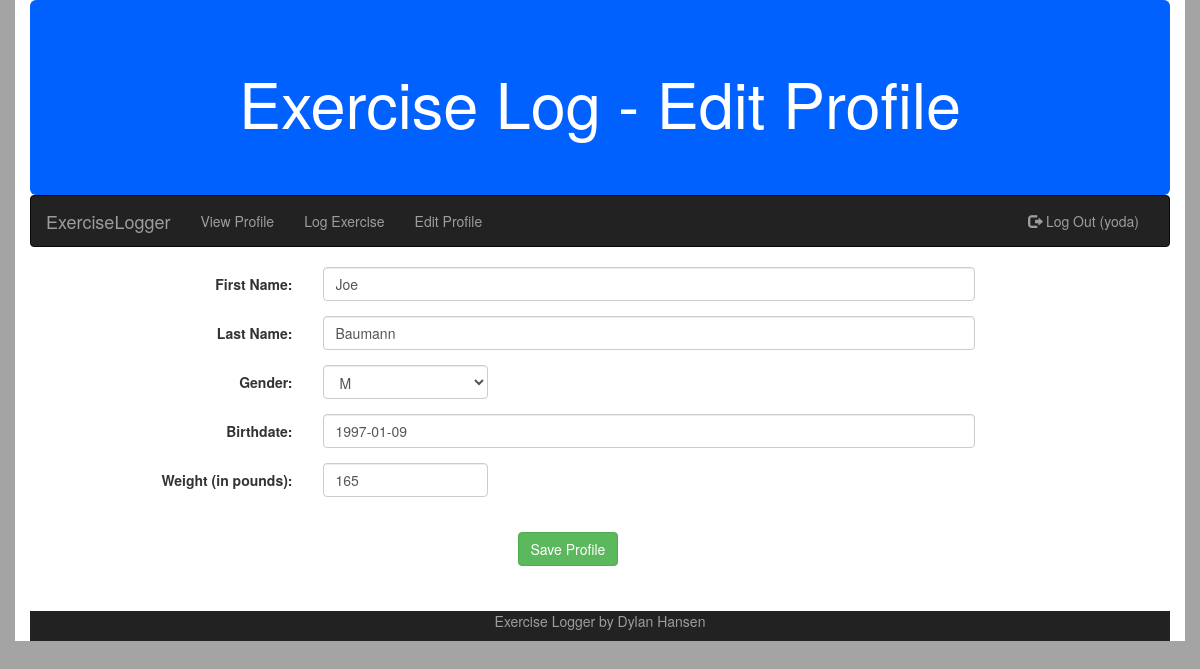
Page /editprofile.php (signed in) on the committed database.
### tables this page shows
CREATE TABLE `exercise_user` (
  `id` int(11) NOT NULL AUTO_INCREMENT,
  `username` varchar(30) DEFAULT NULL,
  `password` varchar(40) DEFAULT NULL,
  `first_name` varchar(30) DEFAULT NULL,
  `last_name` varchar(30) DEFAULT NULL,
  `gender` char(1) DEFAULT NULL,
  `birthdate` date DEFAULT NULL,
  `weight` int(11) DEFAULT NULL,
  PRIMARY KEY (`id`)
);

### editprofile.php (the view, shortened to what this page needs)
<?php
    require_once("header.php");
    require_once("nav.php");
    $dbc = mysqli_connect(DB_HOST, DB_USER, DB_PASSWORD, DB_NAME)
            or die('Error connecting to database.');
    if (isset($_POST['submit'])) {
        $first_name = mysqli_escape_string($dbc, trim($_POST['fname']));
        $last_name = mysqli_escape_string($dbc, trim($_POST['lname']));
        $gender = $_POST['gender'];
        $birthday = mysqli_escape_string($dbc, trim($_POST['bday']));
        $weight = mysqli_escape_string($dbc, trim($_POST['weight']));
        if (!empty($first_name) && !empty($last_name) && !empty($gender) && !empty($birthday)
                && !empty($weight)) {
            $query = "UPDATE exercise_user SET first_name = '$first_name', last_name = '$last_name',
                    gender = '$gender', birthdate = '$birthday', weight = $weight WHERE id = '"
                    . $_SESSION['user_id'] . "'";
            mysqli_query($dbc, $query)
                    or die("Error querying the database.");
            echo '<p>Your profile has been successfully updated. <a href="viewprofile.php">'
            . 'Click here to view profile.</a></p>';
            mysqli_close($dbc);
            exit();
        }
        else {
            echo "<p>Please fill out all the information below.</p>";
        }
    }
    else {
        $query = "SELECT first_name, last_name, gender, birthdate, weight FROM exercise_user WHERE id = '"
                . $_SESSION['user_id'] . "'";
        $data = mysqli_query($dbc, $query)
                or die("Error querying the database.");
        $row = mysqli_fetch_array($data);
        if ($row != NULL) {
            $first_name = $row['first_name'];
            $last_name = $row['last_name'];
            $gender = $row['gender'];
            $birthday = $row['birthdate'];
            $weight = $row['weight'];
        }
        else {
            echo '<p> There was a problem accesing your profile.</p>';
        }
    }
?>
<form class="form-horizontal" enctype="multipart/form-data" method="post"
        action="<?php echo $_SERVER['PHP_SELF']; ?>">
    <div class="form-group">
        <label class="control-label col-sm-3" for="fname">First Name:</label>
        <div class="col-sm-7">
            <input class="form-control" type="text" name="fname" value="<?php if(!empty($first_name)) echo $first_name; ?>"/>
        </div>
    </div>
    <div class="form-group">
        <label class="control-label col-sm-3" for="lname">Last Name:</label>
        <div class="col-sm-7">
            <input class="form-control" type="text" name="lname" value="<?php if(!empty($last_name)) echo $last_name; ?>"/>
        </div>
    </div>
    <div class="form-group">
        <label class="control-label col-sm-3" for="gender">Gender:</label>
        <div class="col-sm-2">
            <select class="form-control" name="gender">
                <option value="M" <?php if(!empty($gender) && $gender == 'M') echo 'selected = "selected"';?>>M</option>
            </select>
        </div>
    </div>
    <div class="form-group">
        <label class="control-label col-sm-3" for="bday">Birthdate:</label>
        <div class="col-sm-7">
            <input class="form-control" type="text" name="bday" value="<?php if (!empty($birthday)) echo $birthday;?>" placeholder="yyyy/mm/dd"/>
        </div>
    </div>
    <div class="form-group">
        <label class="control-label col-sm-3" for="weight">Weight (in pounds):</label>
        <div class="col-sm-2">
            <input class="form-control" type="text" name="weight" value="<?php if(!empty($weight)) echo $weight;?>"/>
        </div>
    </div>
    <br />
    <div class="form-group">
        <div class="col-sm-offset-5 col-sm-7">
            <button name="submit" type="submit" class="btn btn-success">Save Profile</button>
        </div>
    </div>
</form>
<?php
    require_once("footer.php")
?>

### styles.css (style rules this page uses)
body { background-color: #A4A4A4; }

### rows in the picture
exercise_user: fname "Joe", lname "Baumann", gender "M", bday "1997-01-09", weight "165"

### other values in the picture
$page_title "- Edit Profile"
$_SESSION['username'] "yoda"
